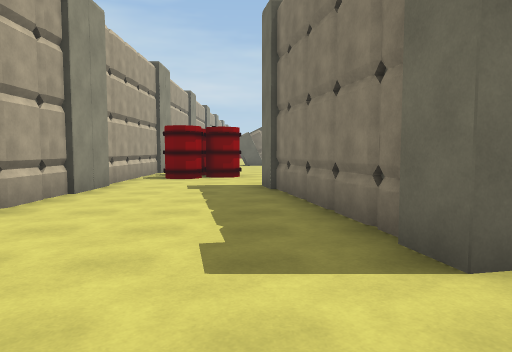
view 1 (above)

24 first-person views from a walk through a scene from a Unity 3-D project. The camera is 1.5 m above the floor, tilts 4° down and sees 70° across. The floor is counted in squares, 2 m on a side. Each view is taken from the middle of a square. On the plan, view 1 faces up. The plan holds only what a view shows up to about 11 squares ahead; the rest is blank. The place goes on beyond the plan.

view 2
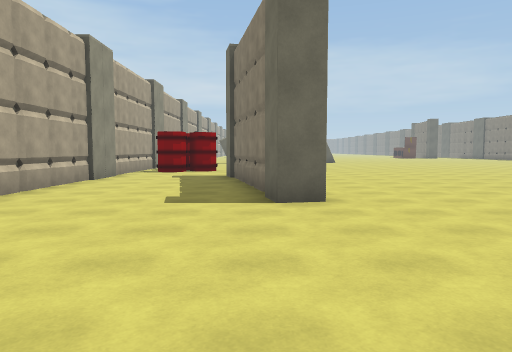

view 3
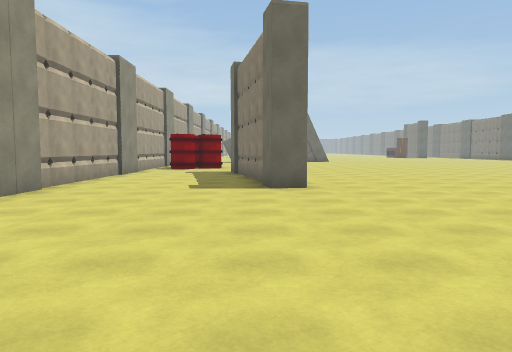

view 4
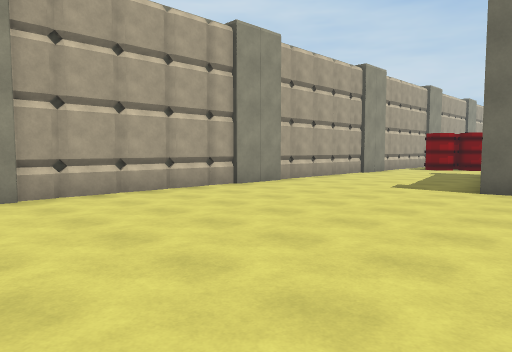

view 5
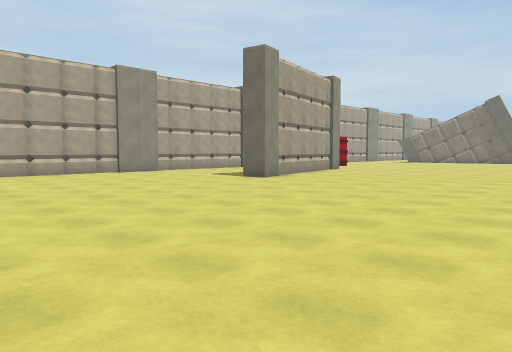

view 6
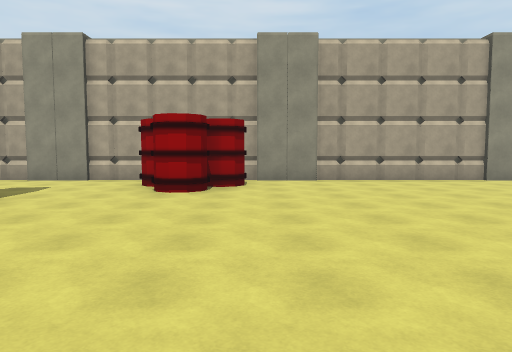

view 7
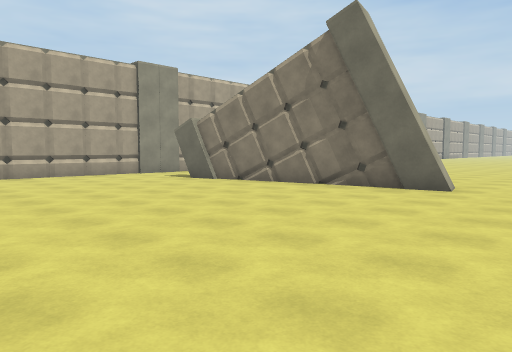

view 8
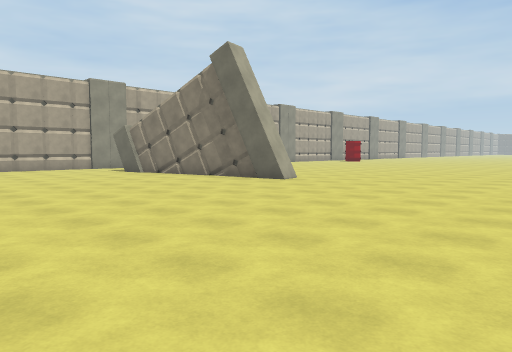

view 9
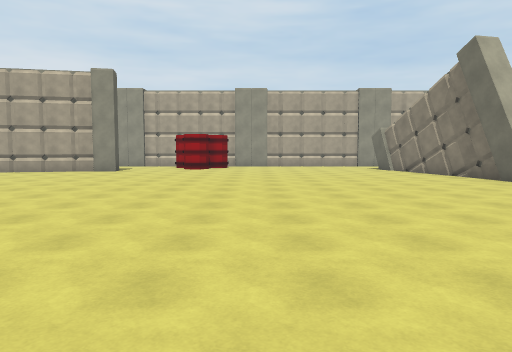

view 10
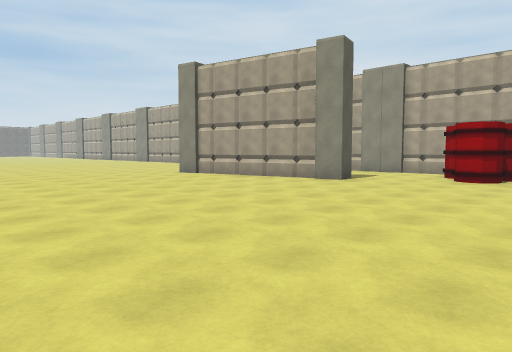

view 11
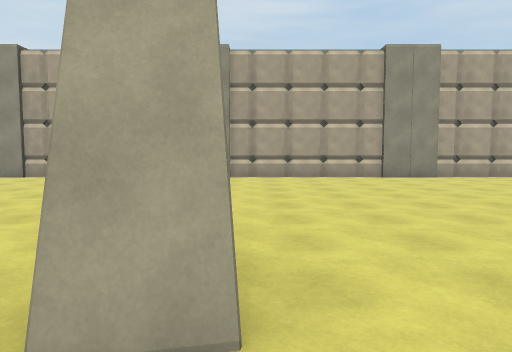

view 12
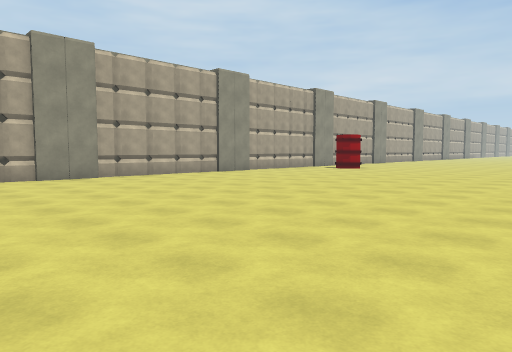

view 13
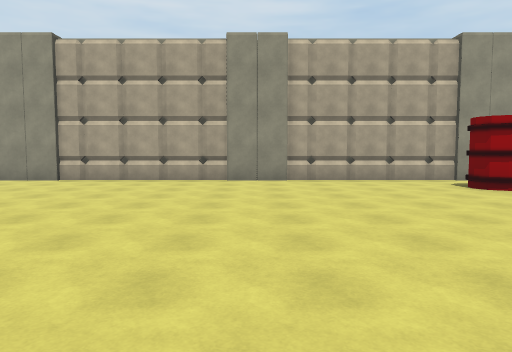

view 14
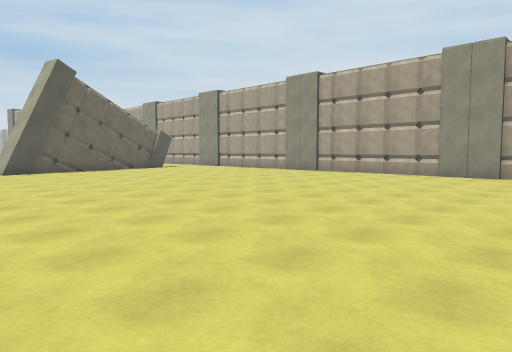

view 15
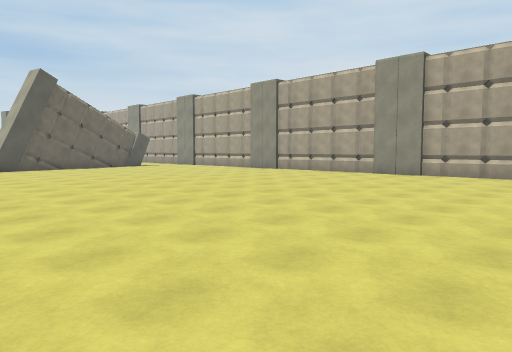

view 16
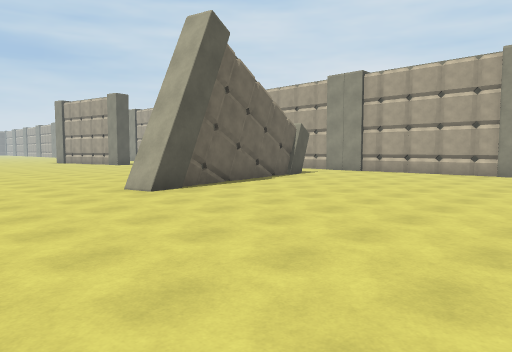

view 17
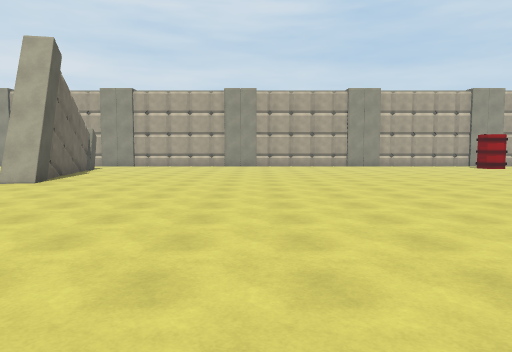

view 18
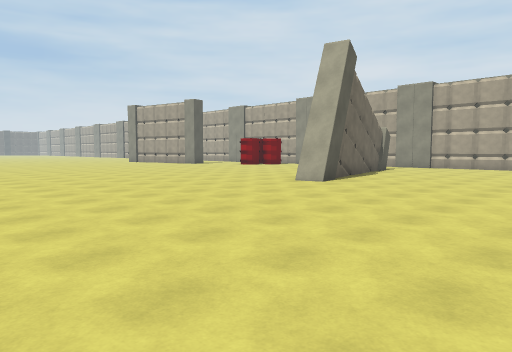

view 19
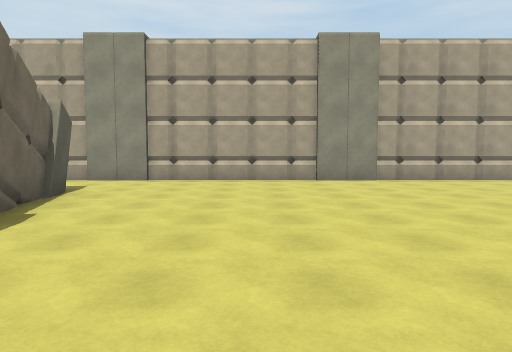

view 20
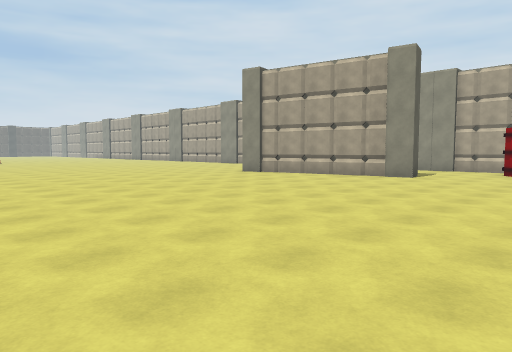

view 21
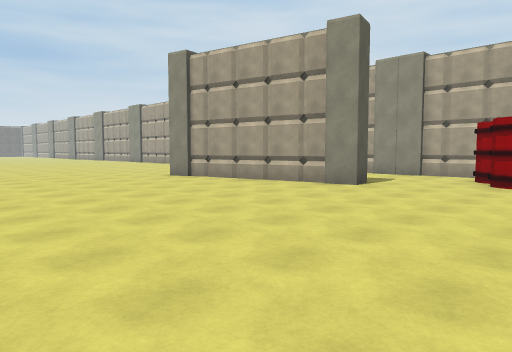

view 22
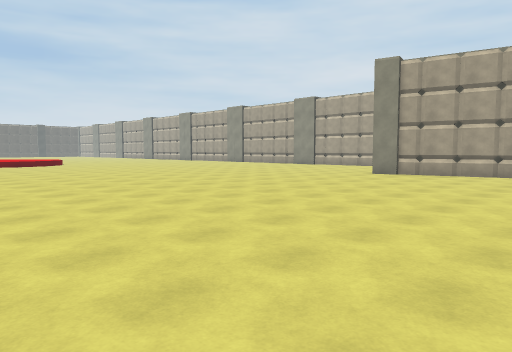

view 23
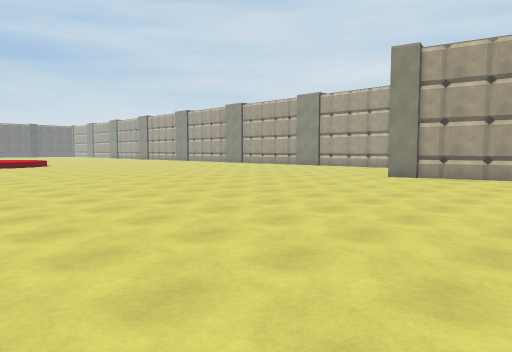

view 24
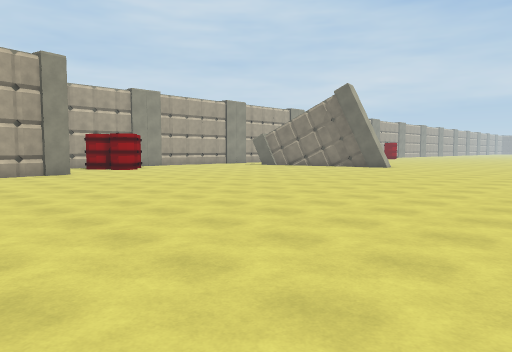

### Floor plan
Points are (right, up) in squares from view 1. A wall is a line through its corners. A room is listed if a view was taken in it or the views show most of it. See-through windows are left out.
Room 1 (views 1, 2, 3, 4, 5, 6, 7, 8, 9, 10, 11, 12, 13, 14, 15, 16, 17, 18, 19, 20, 21, 22, 23, 24)
walls: (5.7, 19.3) (-0.8, 17.9); (4.7, 19.1) (3.4, 19.1) (4.5, 19.6); (4.4, 18.9) (3.9, 19); (4.7, 19.2) (3.5, 18.7) (2.8, 18.8) (2.1, 18.5) (1.8, 18.5); (5.3, 19.9) (5.4, 19.3); (4, 19.3) (4.3, 19.5); (3.6, 19.4) (4.4, 19.3) (3.8, 18.9); (3, 18.8) (2.8, 18.6); (2.8, 18.7) (2.1, 18.7); (2, 19) (2.6, 19.2) (3.2, 19.1); (1.5, 18.2) (0, 18.2); (1.2, 18.2) (0.7, 18.3) (0.1, 18.1); (1.5, 18.9) (2.2, 18.8) (1.4, 18.2); (0.9, 18.3) (0.6, 18.1); (0.5, 18.8) (1, 18.7); (0, 18.6) (0.8, 18.6) (1.9, 19.1) (2.7, 19.1); (-0.9, 18.4) (5.6, 19.8); (0.4, 6.5) (0.1, 7.8) (0.7, 7.9) (1.9, 2.3) (1.3, 2.2) (1, 3.4); (0.6, 5.5) (0.4, 6.4); (0.8, 4.5) (0.6, 5.4); (1, 3.5) (0.8, 4.4); (-3.2, 35.4) (-3.2, -4)
low walls: (5.6, 19.8) (5.7, 19.3); (4, 19.1) (3.3, 18.8); (3.1, 19.3) (4.4, 19.3); (1.8, 18.5) (1.2, 18.2); (1, 18.8) (1.8, 18.8)
objects: other object (-2, 10) to (-1, 10); other object (-2, 11); other object (-1, 11); other object (-1, 35)

Where each view was taken, in squares from view 1:
view 1: 0 up, 0 right, facing up
view 2: 3 down, 1 right, facing up
view 3: 5 down, 1 right, facing up
view 4: 5 down, 3 right, facing up-left
view 5: 5 down, 9 right, facing up-left
view 6: 12 up, 6 right, facing left
view 7: 12 up, 8 right, facing up-left
view 8: 12 up, 12 right, facing up-left
view 9: 13 up, 14 right, facing left
view 10: 13 up, 9 right, facing down-left
view 11: 20 up, 7 right, facing left
view 12: 21 up, 7 right, facing up-left
view 13: 30 up, 6 right, facing left
view 14: 33 up, 8 right, facing down-left
view 15: 35 up, 8 right, facing down-left
view 16: 26 up, 9 right, facing down-left
view 17: 25 up, 14 right, facing left
view 18: 25 up, 13 right, facing down-left
view 19: 22 up, 6 right, facing left
view 20: 12 up, 11 right, facing down-left
view 21: 12 up, 8 right, facing down-left
view 22: 8 up, 13 right, facing down-left
view 23: 7 up, 12 right, facing down-left
view 24: 4 up, 13 right, facing up-left
